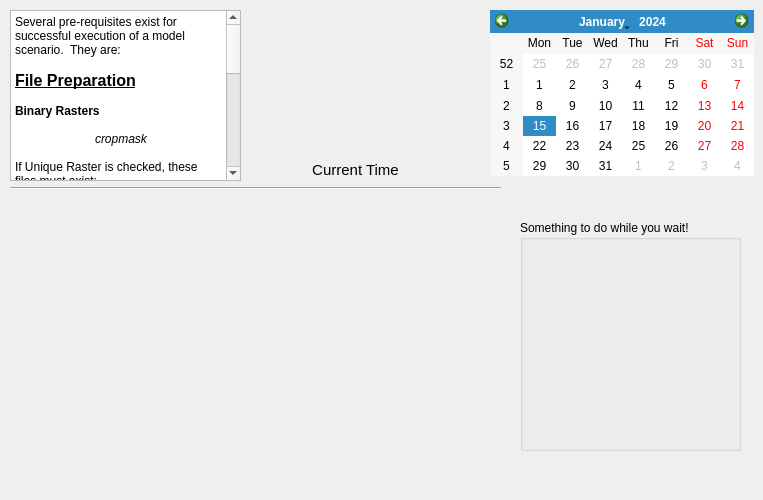
   <widget class="QWidget" name="tab" >
    <attribute name="title" >
     <string>Help</string>
    </attribute>
    <widget class="MultiPageWidget" name="multipagewidget" >
     <property name="geometry" >
      <rect>
       <x>0</x>
       <y>190</y>
       <width>501</width>
       <height>301</height>
      </rect>
     </property>
     <widget class="QWidget" name="page_2" >
      <property name="windowTitle" >
       <string>Effects of Model Precision on Area</string>
      </property>
      <widget class="QLabel" name="label_10" >
       <property name="geometry" >
        <rect>
         <x>0</x>
         <y>0</y>
         <width>487</width>
         <height>254</height>
        </rect>
       </property>
       <property name="text" >
        <string/>
       </property>
       <property name="pixmap" >
        <pixmap resource="landuseanalyst.qrc" >:/new/prefix1/errordunums.png</pixmap>
       </property>
       <property name="scaledContents" >
        <bool>true</bool>
       </property>
      </widget>
     </widget>
     <widget class="QWidget" name="page_3" >
      <property name="windowTitle" >
       <string>Effects of Model Precision on percent of error</string>
      </property>
      <widget class="QLabel" name="label_7" >
       <property name="geometry" >
        <rect>
         <x>0</x>
         <y>0</y>
         <width>485</width>
         <height>253</height>
        </rect>
       </property>
       <property name="text" >
        <string/>
       </property>
       <property name="pixmap" >
        <pixmap resource="landuseanalyst.qrc" >:/new/prefix1/errorpercent.png</pixmap>
       </property>
       <property name="scaledContents" >
        <bool>true</bool>
       </property>
      </widget>
     </widget>
    </widget>
    <widget class="Line" name="line_4" >
     <property name="geometry" >
      <rect>
       <x>10</x>
       <y>180</y>
       <width>491</width>
       <height>16</height>
      </rect>
     </property>
     <property name="orientation" >
      <enum>Qt::Horizontal</enum>
     </property>
    </widget>
    <widget class="QTextBrowser" name="textBrowser" >
     <property name="geometry" >
      <rect>
       <x>10</x>
       <y>10</y>
       <width>231</width>
       <height>171</height>
      </rect>
     </property>
     <property name="styleSheet" >
      <string>&lt;CENTER></string>
     </property>
     <property name="html" >
      <string>&lt;html>&lt;head>&lt;meta name="qrichtext" content="1" />&lt;style type="text/css">
p, li { white-space: pre-wrap; }
&lt;/style>&lt;/head>&lt;body style=" font-family:'Sans Serif'; font-size:9pt; font-weight:400; font-style:normal; text-decoration:none;">
&lt;p style=" margin-top:0px; margin-bottom:0px; margin-left:0px; margin-right:0px; -qt-block-indent:0; text-indent:0px;">Several pre-requisites exist for successful execution of a model scenario.  They are:&lt;/p>
&lt;p style="-qt-paragraph-type:empty; margin-top:0px; margin-bottom:0px; margin-left:0px; margin-right:0px; -qt-block-indent:0; text-indent:0px;">&lt;/p>
&lt;p style=" margin-top:0px; margin-bottom:0px; margin-left:0px; margin-right:0px; -qt-block-indent:0; text-indent:0px;">&lt;span style=" font-size:12pt; font-weight:600; text-decoration: underline;">File Preparation&lt;/span>&lt;/p>
&lt;p style="-qt-paragraph-type:empty; margin-top:0px; margin-bottom:0px; margin-left:0px; margin-right:0px; -qt-block-indent:0; text-indent:0px; font-weight:600; text-decoration: underline;">&lt;/p>
&lt;p style=" margin-top:0px; margin-bottom:0px; margin-left:0px; margin-right:0px; -qt-block-indent:0; text-indent:0px; font-weight:600;">Binary Rasters&lt;/p>
&lt;p style="-qt-paragraph-type:empty; margin-top:0px; margin-bottom:0px; margin-left:0px; margin-right:0px; -qt-block-indent:0; text-indent:0px; font-weight:600; text-decoration: underline;">&lt;/p>
&lt;p style=" margin-top:0px; margin-bottom:0px; margin-left:0px; margin-right:0px; -qt-block-indent:0; text-indent:0px; font-weight:600; text-decoration: underline;">&lt;span style=" font-weight:400; text-decoration:none;">	&lt;/span>&lt;span style=" font-weight:400; font-style:italic; text-decoration:none;">cropmask&lt;/span>&lt;/p>
&lt;p style="-qt-paragraph-type:empty; margin-top:0px; margin-bottom:0px; margin-left:0px; margin-right:0px; -qt-block-indent:0; text-indent:0px;">&lt;/p>
&lt;p style=" margin-top:0px; margin-bottom:0px; margin-left:0px; margin-right:0px; -qt-block-indent:0; text-indent:0px; font-style:italic;">&lt;span style=" font-style:normal;">If Unique Raster is checked, these files must exist:&lt;/span>&lt;/p>
&lt;p style=" margin-top:0px; margin-bottom:0px; margin-left:0px; margin-right:0px; -qt-block-indent:0; text-indent:0px;">	&lt;span style=" font-style:italic;">wheatmask&lt;/span>&lt;/p>
&lt;p style=" margin-top:0px; margin-bottom:0px; margin-left:0px; margin-right:0px; -qt-block-indent:0; text-indent:0px; font-style:italic;">	barleymask&lt;/p>
&lt;p style=" margin-top:0px; margin-bottom:0px; margin-left:0px; margin-right:0px; -qt-block-indent:0; text-indent:0px; font-style:italic;">	lentilmask&lt;/p>
&lt;p style=" margin-top:0px; margin-bottom:0px; margin-left:0px; margin-right:0px; -qt-block-indent:0; text-indent:0px; font-style:italic;">	olivemask&lt;/p>
&lt;p style=" margin-top:0px; margin-bottom:0px; margin-left:0px; margin-right:0px; -qt-block-indent:0; text-indent:0px; font-style:italic;">	grapemask&lt;/p>
&lt;p style="-qt-paragraph-type:empty; margin-top:0px; margin-bottom:0px; margin-left:0px; margin-right:0px; -qt-block-indent:0; text-indent:0px; font-style:italic;">&lt;/p>
&lt;p style=" margin-top:0px; margin-bottom:0px; margin-left:0px; margin-right:0px; -qt-block-indent:0; text-indent:0px; font-style:italic;">&lt;span style=" font-style:normal;">If use raster is selected for the animal, these must exist:&lt;/span>&lt;/p>
&lt;p style=" margin-top:0px; margin-bottom:0px; margin-left:0px; margin-right:0px; -qt-block-indent:0; text-indent:0px;">	&lt;span style=" font-style:italic;">sheepmask&lt;/span>&lt;/p>
&lt;p style=" margin-top:0px; margin-bottom:0px; margin-left:0px; margin-right:0px; -qt-block-indent:0; text-indent:0px; font-style:italic;">	goatmask&lt;/p>
&lt;p style=" margin-top:0px; margin-bottom:0px; margin-left:0px; margin-right:0px; -qt-block-indent:0; text-indent:0px; font-style:italic;">	pigmask&lt;/p>
&lt;p style=" margin-top:0px; margin-bottom:0px; margin-left:0px; margin-right:0px; -qt-block-indent:0; text-indent:0px; font-style:italic;">	cowmask&lt;/p>
&lt;p style="-qt-paragraph-type:empty; margin-top:0px; margin-bottom:0px; margin-left:0px; margin-right:0px; -qt-block-indent:0; text-indent:0px;">&lt;/p>
&lt;p style=" margin-top:0px; margin-bottom:0px; margin-left:0px; margin-right:0px; -qt-block-indent:0; text-indent:0px;">&lt;span style=" font-weight:600; text-decoration: underline;">Digital Elevation Model (DEM)&lt;/span>&lt;/p>
&lt;p style="-qt-paragraph-type:empty; margin-top:0px; margin-bottom:0px; margin-left:0px; margin-right:0px; -qt-block-indent:0; text-indent:0px;">&lt;/p>
&lt;p style=" margin-top:0px; margin-bottom:0px; margin-left:0px; margin-right:0px; -qt-block-indent:0; text-indent:0px;">	&lt;span style=" font-style:italic;">modeldem&lt;/span>&lt;/p>
&lt;p style="-qt-paragraph-type:empty; margin-top:0px; margin-bottom:0px; margin-left:0px; margin-right:0px; -qt-block-indent:0; text-indent:0px; font-style:italic;">&lt;/p>
&lt;p style=" margin-top:0px; margin-bottom:0px; margin-left:0px; margin-right:0px; -qt-block-indent:0; text-indent:0px; font-style:italic;">&lt;span style=" font-weight:600; text-decoration: underline;">* NOTE *&lt;/span>&lt;/p>
&lt;p style=" margin-top:0px; margin-bottom:0px; margin-left:0px; margin-right:0px; -qt-block-indent:0; text-indent:0px;">It is extremely important that the raster mask files are binary only! (just 1 or void as cell values)&lt;/p>
&lt;p style="-qt-paragraph-type:empty; margin-top:0px; margin-bottom:0px; margin-left:0px; margin-right:0px; -qt-block-indent:0; text-indent:0px;">&lt;/p>&lt;/body>&lt;/html></string>
     </property>
    </widget>
    <widget class="QCalendarWidget" name="calendarWidget" >
     <property name="geometry" >
      <rect>
       <x>490</x>
       <y>10</y>
       <width>264</width>
       <height>166</height>
      </rect>
     </property>
    </widget>
    <widget class="QGroupBox" name="groupBox" >
     <property name="geometry" >
      <rect>
       <x>520</x>
       <y>220</y>
       <width>221</width>
       <height>231</height>
      </rect>
     </property>
     <property name="title" >
      <string>Something to do while you wait!</string>
     </property>
     <widget class="TicTacToe" name="tictactoe" >
      <property name="geometry" >
       <rect>
        <x>10</x>
        <y>20</y>
        <width>200</width>
        <height>200</height>
       </rect>
      </property>
      <property name="state" >
       <string>---------</string>
      </property>
     </widget>
    </widget>
    <widget class="AnalogClock" name="analogClock" >
     <property name="geometry" >
      <rect>
       <x>280</x>
       <y>10</y>
       <width>151</width>
       <height>141</height>
      </rect>
     </property>
     <property name="toolTip" >
      <string>The current time</string>
     </property>
     <property name="whatsThis" >
      <string>The analog clock widget displays the current time.</string>
     </property>
    </widget>
    <widget class="QLabel" name="label_12" >
     <property name="geometry" >
      <rect>
       <x>280</x>
       <y>160</y>
       <width>151</width>
       <height>20</height>
      </rect>
     </property>
     <property name="text" >
      <string>&lt;html>&lt;head>&lt;meta name="qrichtext" content="1" />&lt;style type="text/css">
p, li { white-space: pre-wrap; }
&lt;/style>&lt;/head>&lt;body style=" font-family:'Sans Serif'; font-size:9pt; font-weight:400; font-style:normal; text-decoration:none;">
&lt;p style=" margin-top:0px; margin-bottom:0px; margin-left:0px; margin-right:0px; -qt-block-indent:0; text-indent:0px;">&lt;span style=" font-size:11pt;">Current Time&lt;/span>&lt;/p>&lt;/body>&lt;/html></string>
     </property>
     <property name="alignment" >
      <set>Qt::AlignCenter</set>
     </property>
    </widget>
   </widget>
